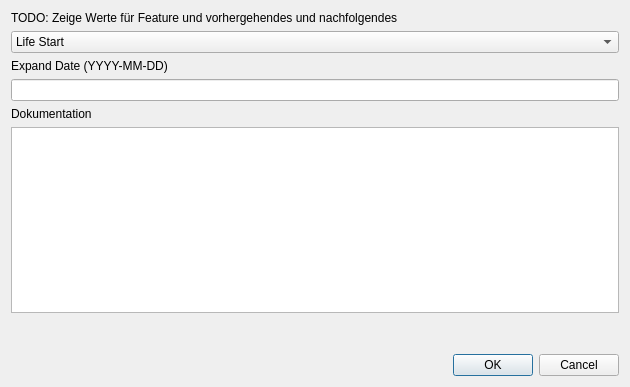
<?xml version="1.0" encoding="UTF-8"?>
<ui version="4.0">
 <class>TimeEditorDialogExpand</class>
 <widget class="QDialog" name="TimeEditorDialogExpand">
  <property name="geometry">
   <rect>
    <x>0</x>
    <y>0</y>
    <width>630</width>
    <height>387</height>
   </rect>
  </property>
  <property name="windowTitle">
   <string>Expand Time Span</string>
  </property>
  <layout class="QVBoxLayout" name="verticalLayout_2">
   <item>
    <layout class="QVBoxLayout" name="verticalLayout">
     <item>
      <widget class="QLabel" name="label_2">
       <property name="text">
        <string>TODO: Zeige Werte für Feature und vorhergehendes und nachfolgendes</string>
       </property>
      </widget>
     </item>
     <item>
      <widget class="QComboBox" name="comboBox">
       <item>
        <property name="text">
         <string>Life Start</string>
        </property>
       </item>
       <item>
        <property name="text">
         <string>Life End</string>
        </property>
       </item>
      </widget>
     </item>
     <item>
      <widget class="QLabel" name="label">
       <property name="text">
        <string>Expand Date (YYYY-MM-DD)</string>
       </property>
      </widget>
     </item>
     <item>
      <widget class="QLineEdit" name="lineEdit"/>
     </item>
     <item>
      <widget class="QLabel" name="label_3">
       <property name="text">
        <string>Dokumentation</string>
       </property>
      </widget>
     </item>
     <item>
      <widget class="QTextEdit" name="textEdit"/>
     </item>
     <item>
      <spacer name="verticalSpacer">
       <property name="orientation">
        <enum>Qt::Vertical</enum>
       </property>
       <property name="sizeHint" stdset="0">
        <size>
         <width>20</width>
         <height>40</height>
        </size>
       </property>
      </spacer>
     </item>
     <item>
      <widget class="QDialogButtonBox" name="buttonBox">
       <property name="standardButtons">
        <set>QDialogButtonBox::Cancel|QDialogButtonBox::Ok</set>
       </property>
      </widget>
     </item>
    </layout>
   </item>
  </layout>
 </widget>
 <resources/>
 <connections>
  <connection>
   <sender>buttonBox</sender>
   <signal>accepted()</signal>
   <receiver>TimeEditorDialogExpand</receiver>
   <slot>accept()</slot>
   <hints>
    <hint type="sourcelabel">
     <x>240</x>
     <y>261</y>
    </hint>
    <hint type="destinationlabel">
     <x>247</x>
     <y>144</y>
    </hint>
   </hints>
  </connection>
  <connection>
   <sender>buttonBox</sender>
   <signal>rejected()</signal>
   <receiver>TimeEditorDialogExpand</receiver>
   <slot>reject()</slot>
   <hints>
    <hint type="sourcelabel">
     <x>240</x>
     <y>261</y>
    </hint>
    <hint type="destinationlabel">
     <x>247</x>
     <y>144</y>
    </hint>
   </hints>
  </connection>
 </connections>
</ui>
